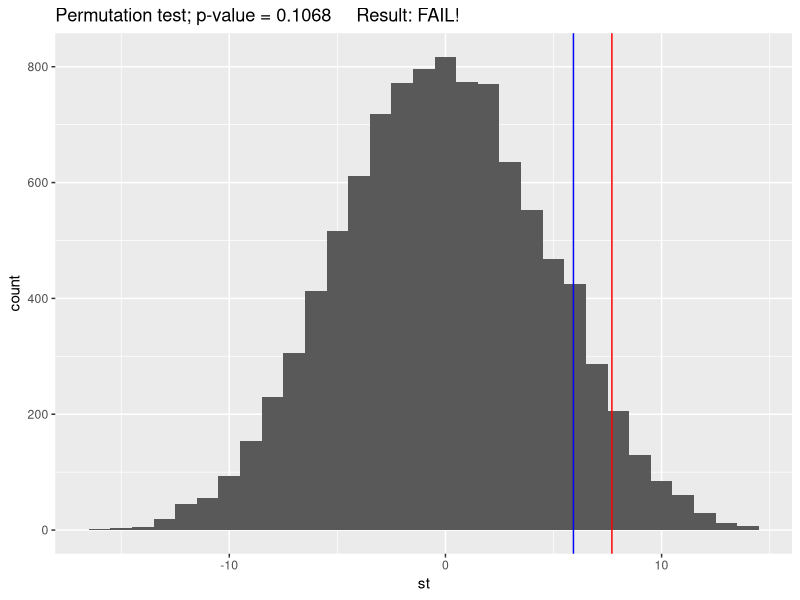

This figure's R source:

# Permutation test --------------------------------------------------------

library(ggplot2)

conventional <- c(65, 79,90,75,61,85,98,80,97,75)
new <- c(90,98,73,79,84,81,98,90,83,88)
nr = 10000
st <- numeric(nr)
alpha <- 0.05

sttrue <- -mean(conventional)+ mean(new)
n1 <- length(new)
n2 <- length(conventional)
total <- n1+n2
cnt <- 0

vect = c(new,conventional)
for(i in 1:nr){
d = sample(vect,n1+n2)
ne <- d[1:n1]
a <- n1+1
co <- d[a:total]
st[i] <- mean(ne) - mean(co)
if (st[i] > sttrue) cnt = cnt+1
}

ggplot() +
  geom_histogram(aes(st), binwidth=1) +
  geom_vline(aes(xintercept=quantile(st,prob=1-alpha)), colour = 'red') +
  geom_vline(aes(xintercept=quantile(st,prob=1-(cnt/nr))), colour = 'blue') +
  labs(title = paste("Permutation test;", "p-value =", cnt/nr, "    Result:", ifelse(quantile(st,prob=1-(cnt/nr)) > quantile(st,prob=1-alpha) ,"YEA BOI!", "FAIL!")))
  

